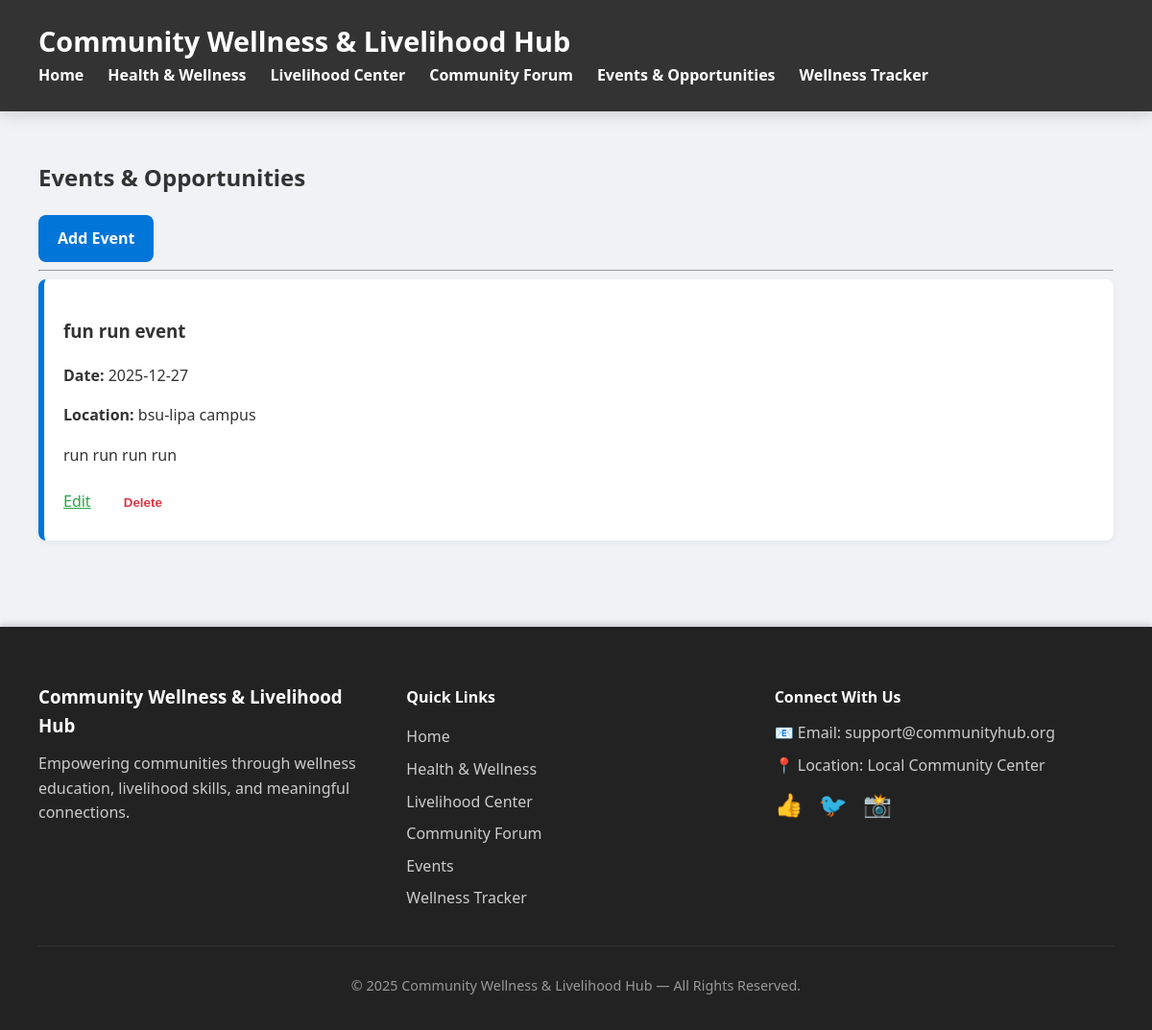
/events/, run on an earlier commit of the app's database.
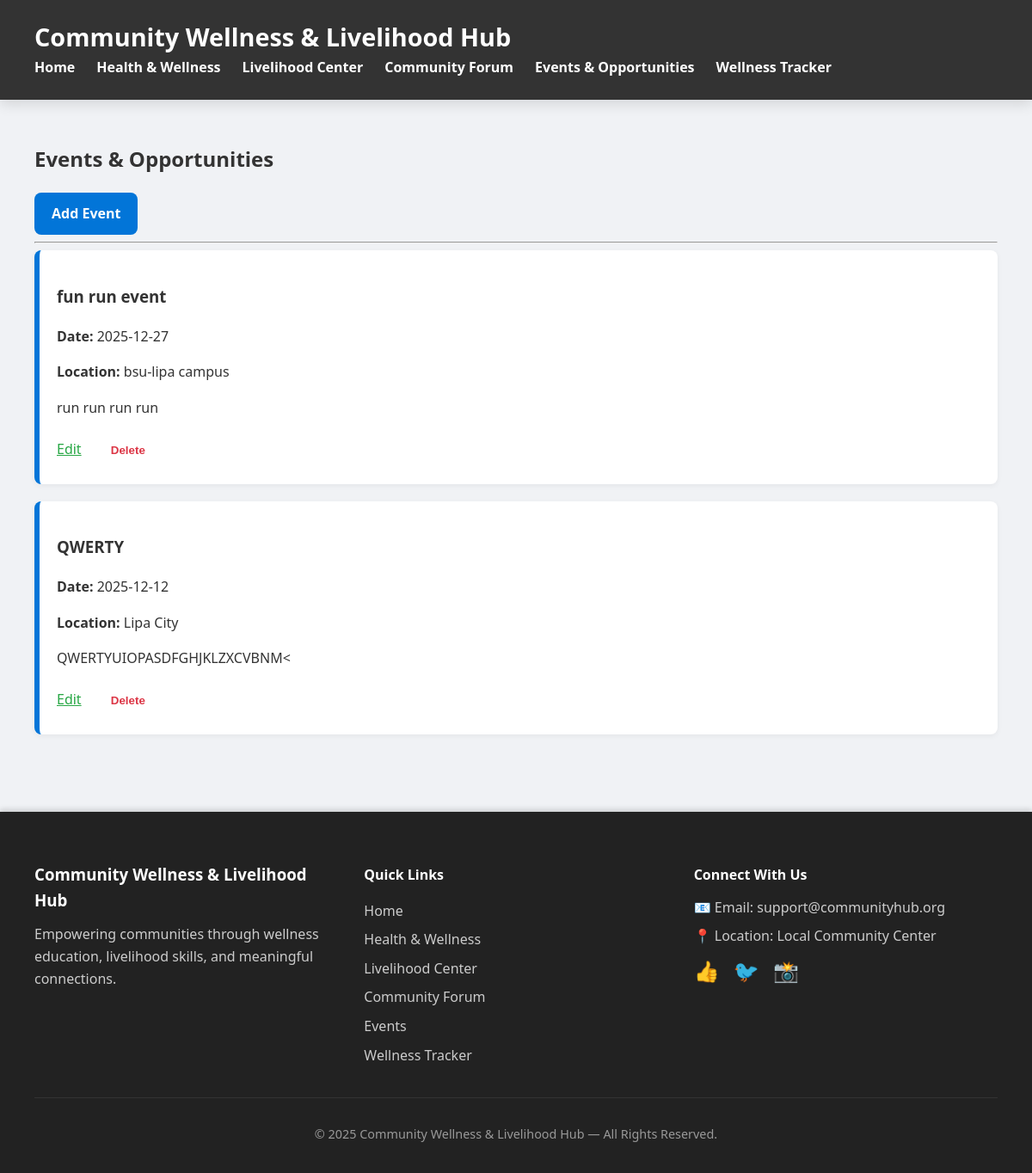
And on a later commit of the database.
### models.py (models this page shows)
class Event(db.Model):
    id = db.Column(db.Integer, primary_key=True)
    title = db.Column(db.String(100), nullable=False)
    description = db.Column(db.Text)
    event_date = db.Column(db.String(20), nullable=False)
    location = db.Column(db.String(100), nullable=False)

### app.py (the view)
@event_bp.route("/")
def events():
    events = Event.query.all()
    return render_template("events.html", events=events)

### Templates/events.html (shortened to what this page needs)
{% extends "base.html" %}
{% block content %}
<h2>Events & Opportunities</h2>
<a href="/events/add" class="button">Add Event</a>
<hr>
{% if events %}
    {% for e in events %}
        <div class="card">
            <h3>{{ e.title }}</h3>
            <p><b>Date:</b> {{ e.event_date }}</p>
            <p><b>Location:</b> {{ e.location }}</p>
            {% if e.description %}
                <p>{{ e.description }}</p>
            {% endif %}
            <a href="{{ url_for('events.edit_event', event_id=e.id) }}"
               style="color:#28a745; margin-right:10px;">Edit</a>
            <form action="{{ url_for('events.delete_event', event_id=e.id) }}" method="POST"
                  style="display:inline;" onsubmit="return confirm('Delete event?');">
                <button style="background:none; border:none; color:#dc3545; cursor:pointer;">
                    Delete
                </button>
            </form>
        </div>
    {% endfor %}
{% else %}
    <p>No events yet. Add one!</p>
{% endif %}
{% endblock %}

What changed in the data, as far as the page shows it:
added Event: title "QWERTY", event_date "2025-12-12", location "Lipa City", description "QWERTYUIOPASDFGHJKLZXCVBNM<"
